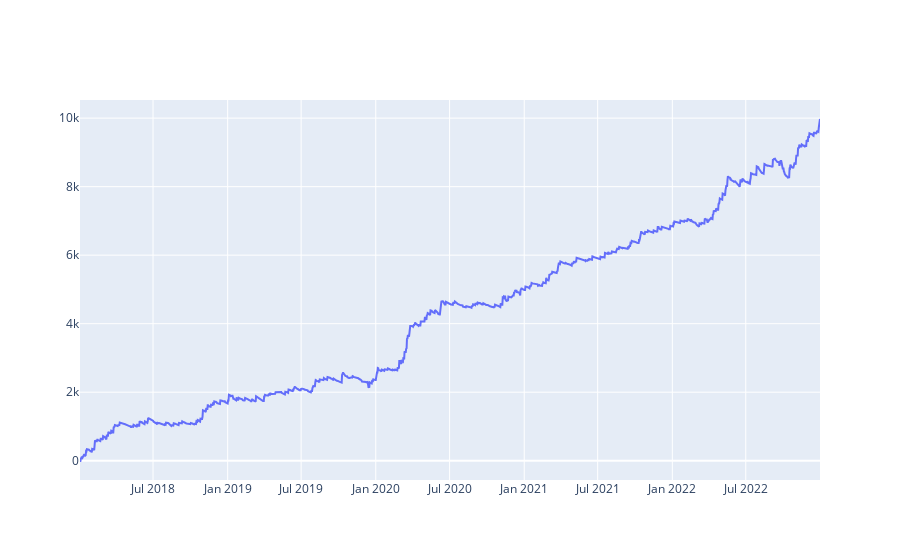

This figure's notebook cell:
### Code cell
def run_pair(start_date, end_date, pairname, granularity):
    price_data = get_price_data(pairname, granularity)
    i_pair = instrument.Instrument.get_instruments_dict()[pairname]
    start_date = utils.get_utc_dt_from_string(start_date)
    end_date = utils.get_utc_dt_from_string(end_date)
    day_count = (end_date - start_date).days - 1
    days = []
    results = []
    for date in (start_date + datetime.timedelta(n) for n in range(day_count)):
        days.append(date)
        df = get_day_data(date, price_data) 
        if df.empty:
            results.append(0.0)
        else:
            range_min, range_max = calculate_pre_open_range(df)   
            df = calculate_trades(df, range_min, range_max)
            df_trades = process_trades(df, i_pair)
            if len(df_trades.IS_TRADE.values.tolist()) == 2:
                gain = round(df_trades["GAIN"].iloc[-1], 5)
            elif len(df_trades.IS_TRADE.values.tolist()) == 0:
                gain = 0
            results.append(gain)
    df_results = pd.DataFrame({"date": days, "pips": results})
    df_results["gain"] = df_results.pips.cumsum()
    return df_results

granularity = "M15"
start_date = "2018-01-02"
end_date = "2023-01-02"

pairs = ['GBP_JPY']

fig = go.Figure()
for pairname in pairs:
    df_results = run_pair(start_date, end_date, pairname, granularity)
    fig.add_trace(
        go.Scatter(
            x=df_results.date,
            y=df_results.gain,
            line=dict(width=2),
            line_shape="linear",
            name=pairname,
        )
    )
fig.show()

### Figure 1 — Plotly figure (JSON) as saved in the notebook; plotly's stock layout.template omitted (floating-point values rounded to 4 significant figures; data arrays with more than 128 entries replaced by an {"elided": "..."} marker saying what was removed)
{"data": [{"line": {"shape": "linear", "width": 2}, "name": "GBP_JPY", "type": "scatter", "x": {"elided": "1825 str values"}, "y": {"elided": "1825 float values"}}], "layout": {}}
